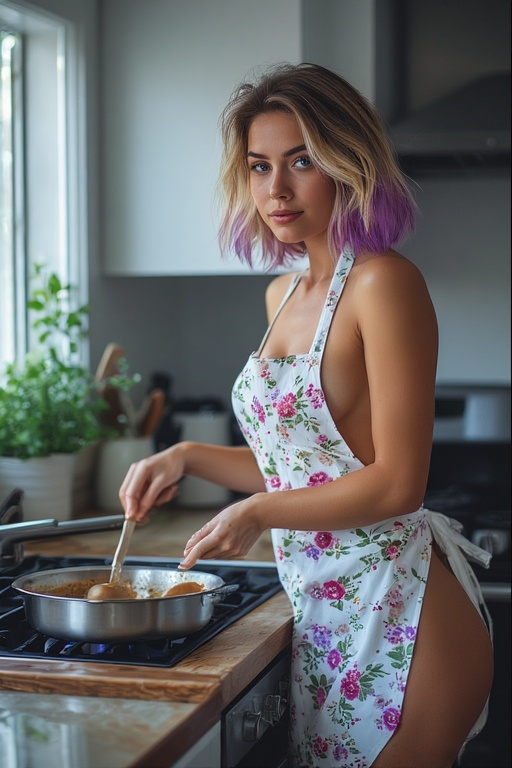
#> input picture Apna College/python_proj/hot_beauti.jpeg, 512 x 768 px
$ python learning.py
#> lines starting #> are read from the running program, lines starting #| are printed output that depends on the picture
import cv2
from mss import mss
import mss.tools

img = cv2.imread('hot_beauti.jpeg')
#> img is the input picture: shape (768, 512, 3); mean B, G, R 102.3, 103, 104
# extract height and width
h, w, d = img.shape[:3]
#> h = 768; w = 512; d = 3
print("Image Dimensions -> Height: {}, Width: {}, Depth: {}".format(h,w, d))
#| Image Dimensions -> Height: 768, Width: 512, Depth: 3
print("Image shape: " , img.shape)
#| Image shape:  (768, 512, 3)
# extract RGB values from the image
R, G, B = img[100, 100] # provided pixel position (random)
#> R = 76; G = 76; B = 70
print("Pixel values -> RED: {}, GREEN: {}, BLUE: {}".format(R,G,B))
#| Pixel values -> RED: 76, GREEN: 76, BLUE: 70

# maybe I can use a loop
print("Printing pixel column wise using loop")
# for i in range(w-1):
#     for j in range(h-1):
#         print(img[i, j])

# calculate region of interest
roi = img[50 : 250, 200 : 430] # I think it's the crop dimensions first two tell height, next two tell width sizes.
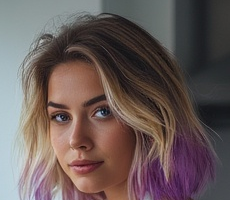
#> roi: shape (200, 230, 3); mean B, G, R 88, 89.9, 104.2
cv2.imshow("ROI", roi)
cv2.waitKey(0) # when pressed 0 it'll exit

# resize the image. resize() function takes to parameters
# the image and the dimension
resize = cv2.resize(img, (500, 600))
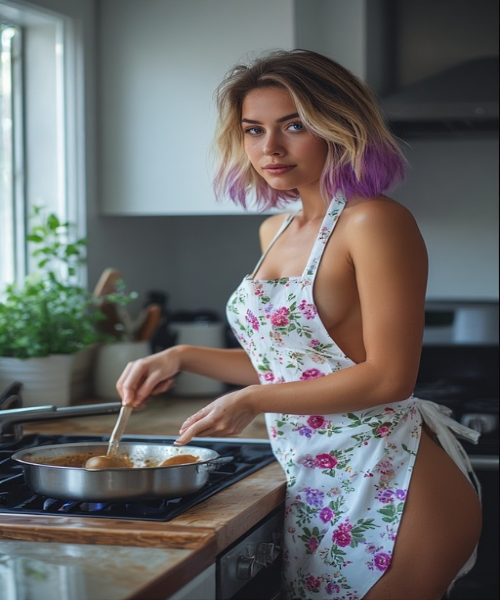
#> resize: shape (600, 500, 3); mean B, G, R 102.2, 102.9, 103.9
cv2.imshow("Resized Image", resize)
cv2.waitKey(0)

# Calculating the ratio
ratio = 180 / 360
# Creating a tuple containing width and height
dim = (300, int(h * ratio))
#> dim = (300, 384)
# Resizing the image
resize_aspect = cv2.resize(img, dim)
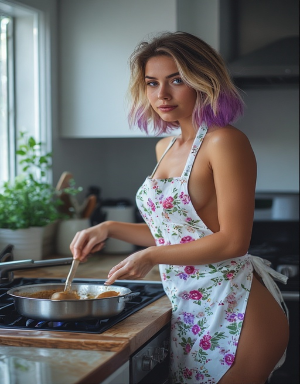
#> resize_aspect: shape (384, 300, 3); mean B, G, R 102.3, 103, 103.9
cv2.imshow("Resized Image", resize_aspect)
cv2.waitKey(0)
